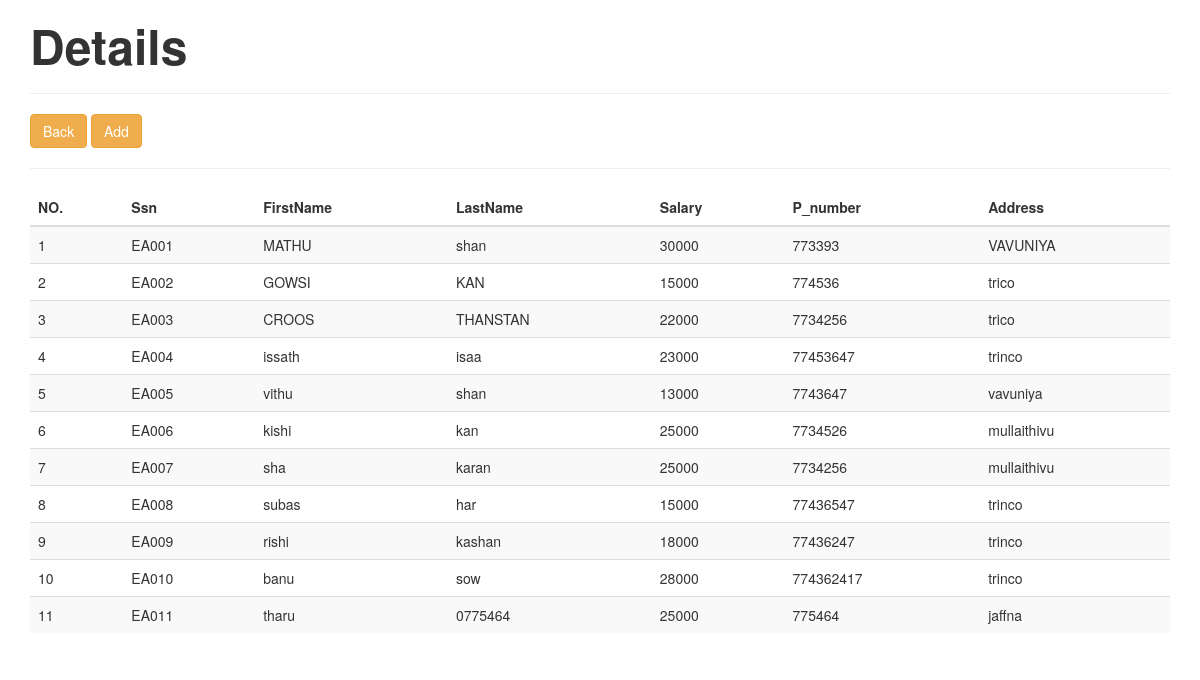
Page /employee.php on the committed database.
### tables this page shows
CREATE TABLE `employee` (
  `Ssn` varchar(5) NOT NULL,
  `FirstName` varchar(15) NOT NULL,
  `LastName` varchar(20) NOT NULL,
  `Salary` int(20) NOT NULL,
  `P_number` int(10) NOT NULL,
  `Address` varchar(30) NOT NULL
);

### employee.php (the view)
<?php
require_once'connection_index.php';
?>
<!DOCTYPE html>
<html lang="en">
<link href="https://maxcdn.bootstrapcdn.com/bootstrap/3.3.0/css/bootstrap.min.css" rel="stylesheet">
<body>
<div class="container">
<div class="row">
<div class="col-md-12">
<h3><b><FONT size='50px'> Details</font></b></h3> <hr />
<a href="admin.php"><button class="btn btn-warning">Back</button></a>
<a href="insert_employee.php"><button class="btn btn-warning">Add </button></a><hr />
<div class="table-responsive">
<table id="mytable" class="table table-bordred table-striped">
<thead>
<th>NO.</th>
<th>Ssn</th>
<th>FirstName</th>
<th>LastName</th>
<th>Salary</th>
<th>P_number</th>
<th>Address</th>
</thead>
<tbody>
<?php
$sql =mysqli_query($con, "call empoyee_details()");
$cnt=1;
$row=mysqli_num_rows($sql);
if($row>0){
while ($result=mysqli_fetch_array($sql)) {
?>
<tr>
<td><?php echo htmlentities($cnt);?></td>
<td><?php echo htmlentities($result['Ssn']);?></td>
<td><?php echo htmlentities($result['FirstName']);?></td>
<td><?php echo htmlentities($result['LastName']);?></td>
<td><?php echo htmlentities($result['Salary']);?></td>
<td><?php echo htmlentities($result['P_number']);?></td>
<td><?php echo htmlentities($result['Address']);?></td>
</tr>
<?php
$cnt++;
} } else { ?>
<tr>
<td colspan="9" style="color:red; font-weight:bold;text-align:center;"> No Record found</td>
</tr>
<?php } ?>
</tbody>
</table>
</div>
</div>
</div>
</div>
</body>
</html>

### rows in the picture
employee: Ssn "EA001", FirstName "MATHU", LastName "shan", Salary "30000", P_number "773393", Address "VAVUNIYA"
employee: Ssn "EA002", FirstName "GOWSI", LastName "KAN", Salary "15000", P_number "774536", Address "trico"
employee: Ssn "EA003", FirstName "CROOS", LastName "THANSTAN", Salary "22000", P_number "7734256", Address "trico"
employee: Ssn "EA004", FirstName "issath", LastName "isaa", Salary "23000", P_number "77453647", Address "trinco"
employee: Ssn "EA005", FirstName "vithu", LastName "shan", Salary "13000", P_number "7743647", Address "vavuniya"
employee: Ssn "EA006", FirstName "kishi", LastName "kan", Salary "25000", P_number "7734526", Address "mullaithivu"
employee: Ssn "EA007", FirstName "sha", LastName "karan", Salary "25000", P_number "7734256", Address "mullaithivu"
employee: Ssn "EA008", FirstName "subas", LastName "har", Salary "15000", P_number "77436547", Address "trinco"
employee: Ssn "EA009", FirstName "rishi", LastName "kashan", Salary "18000", P_number "77436247", Address "trinco"
employee: Ssn "EA010", FirstName "banu", LastName "sow", Salary "28000", P_number "774362417", Address "trinco"
employee: Ssn "EA011", FirstName "tharu", LastName "0775464", Salary "25000", P_number "775464", Address "jaffna"
